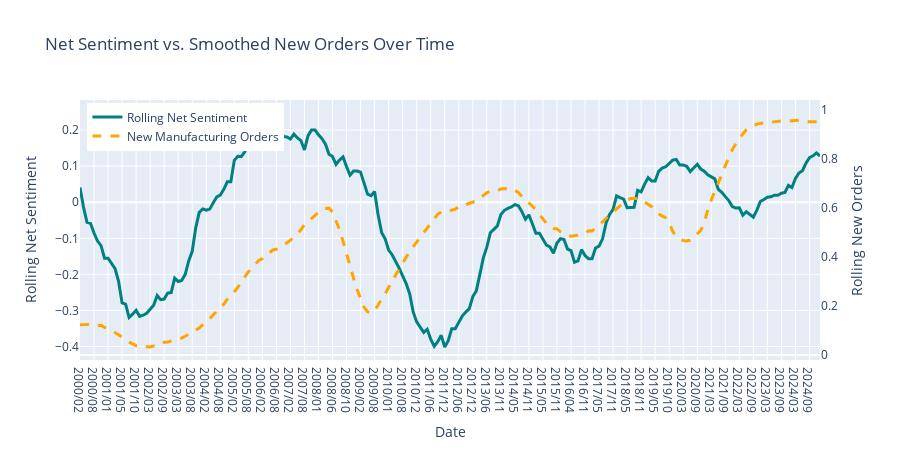

Source (notebook cell):
### Code cell
import pandas as pd
import plotly.graph_objects as go

# Prepare the data
df_sorted = df.sort_values("Date").copy()
df_sorted["rolling_sent"] = (
    df_sorted["net_sent"]
      .rolling(window=20, center=True, min_periods=1)
      .mean()
)
# Smooth the new orders with a rolling mean
df_sorted["rolling_orders"] = (
    df_sorted["new_orders_manufacturing"]
      .rolling(window=10, center=True, min_periods=1)
      .mean()
)

# Build figure with two y-axes
fig = go.Figure()

# Rolling sentiment on left y-axis
fig.add_trace(
    go.Scatter(
        x=df_sorted["Date"],
        y=df_sorted["rolling_sent"],
        mode="lines",
        name="Rolling Net Sentiment",
        line=dict(color="teal", width=3),
        yaxis="y1"
    )
)

# Smoothed new orders on right y-axis
fig.add_trace(
    go.Scatter(
        x=df_sorted["Date"],
        y=df_sorted["rolling_orders"],
        mode="lines",
        name="New Manufacturing Orders",
        line=dict(color="orange", width=3, dash="dash"),
        yaxis="y2"
    )
)

# 3. Update layout for dual axes
fig.update_layout(
    title="Net Sentiment vs. Smoothed New Orders Over Time",
    xaxis=dict(title="Date"),
    yaxis=dict(
        title="Rolling Net Sentiment",
        side="left"
    ),
    yaxis2=dict(
        title="Rolling New Orders",
        side="right",
        overlaying="y",
        showgrid=False
    ),
    legend=dict(x=0.01, y=0.99),
    width=900, height=450
)

fig.show()

### Figure 1 — Plotly figure (JSON) as saved in the notebook; plotly's stock layout.template omitted (floating-point values rounded to 4 significant figures; data arrays with more than 128 entries replaced by an {"elided": "..."} marker saying what was removed)
{"data": [{"line": {"color": "teal", "width": 3}, "mode": "lines", "name": "Rolling Net Sentiment", "type": "scatter", "x": {"elided": "272 str values"}, "y": {"elided": "272 float values"}, "yaxis": "y"}, {"line": {"color": "orange", "dash": "dash", "width": 3}, "mode": "lines", "name": "New Manufacturing Orders", "type": "scatter", "x": {"elided": "272 str values"}, "y": {"elided": "272 float values"}, "yaxis": "y2"}], "layout": {"height": 450, "legend": {"x": 0.01, "y": 0.99}, "title": {"text": "Net Sentiment vs. Smoothed New Orders Over Time"}, "width": 900, "xaxis": {"title": {"text": "Date"}}, "yaxis": {"side": "left", "title": {"text": "Rolling Net Sentiment"}}, "yaxis2": {"overlaying": "y", "showgrid": false, "side": "right", "title": {"text": "Rolling New Orders"}}}}
